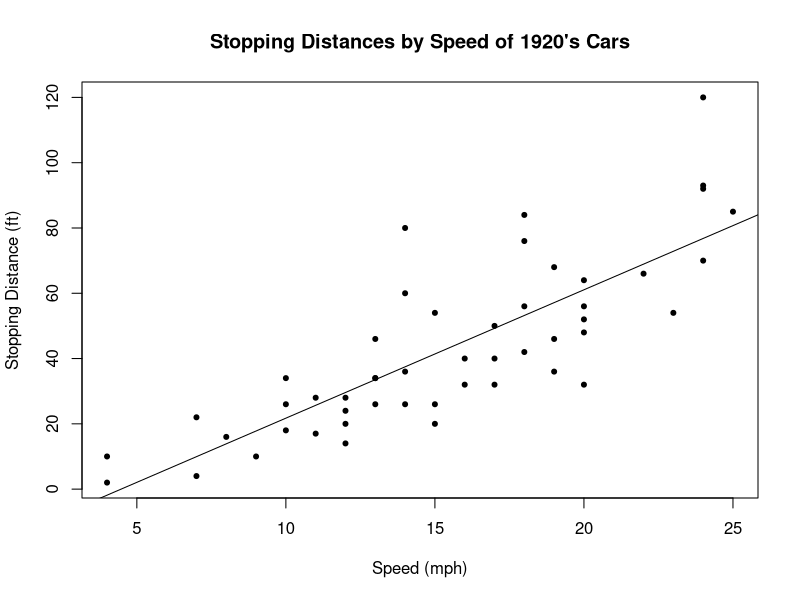
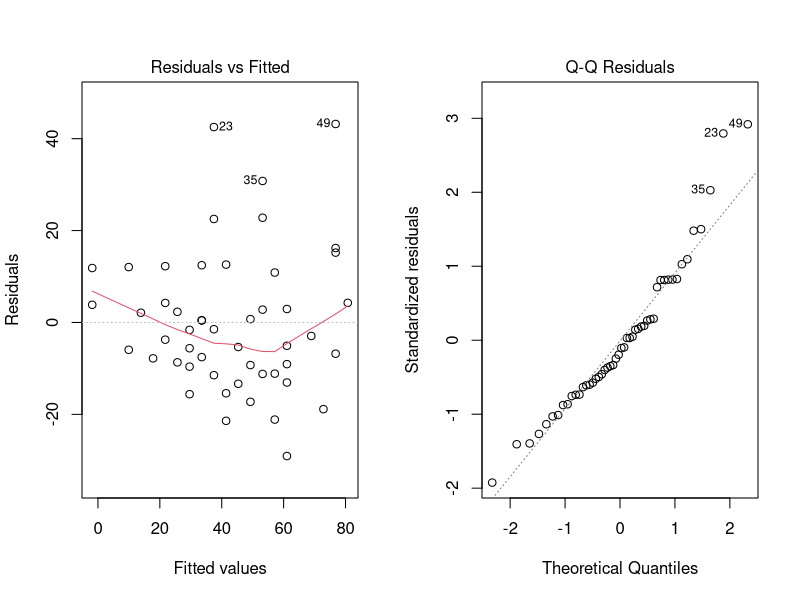
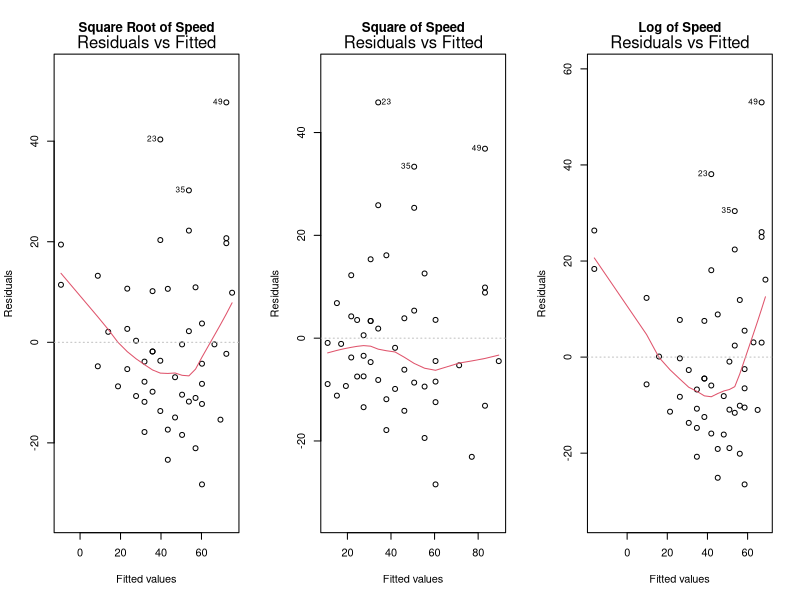
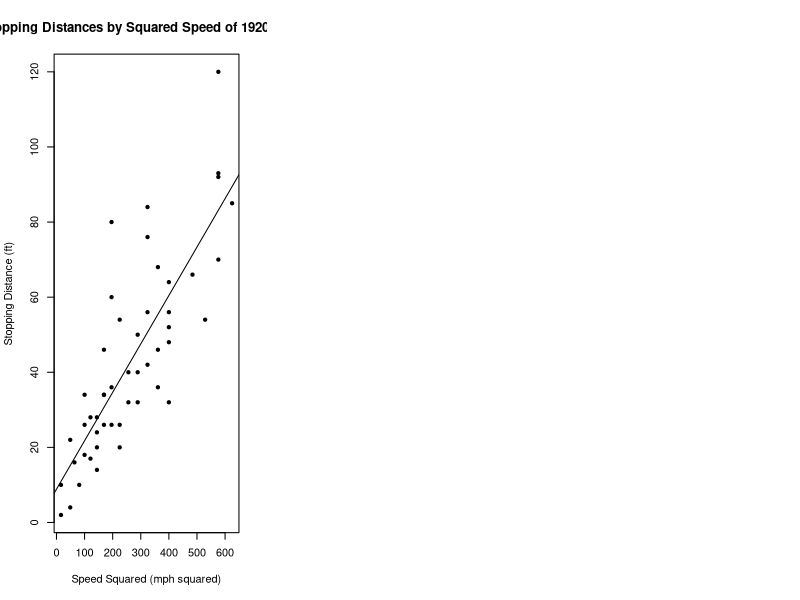
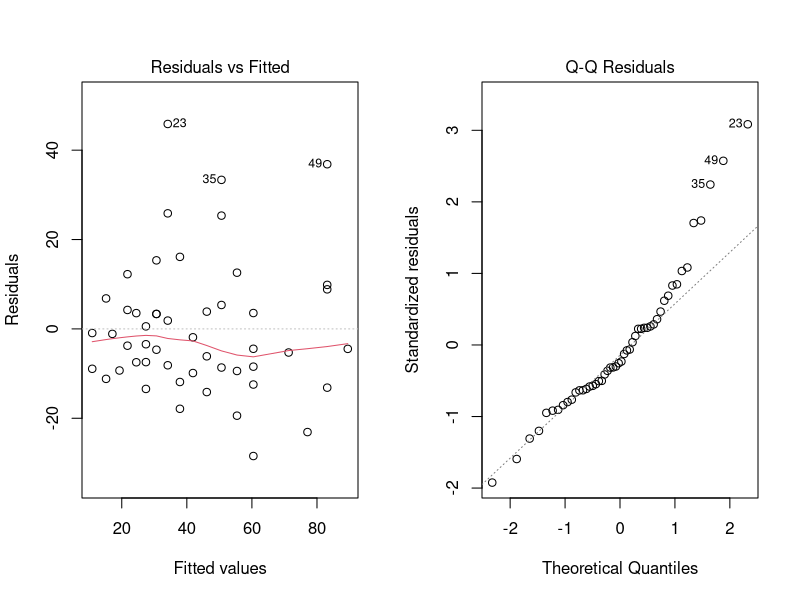

Write R code to recreate these figures, in order.
## ---- chunk 1
plot(dist ~ speed, data=cars, pch=20, 
     xlab="Speed (mph)", ylab="Stopping Distance (ft)",
     main="Stopping Distances by Speed of 1920's Cars")
cars.lm <- lm(dist ~ speed, data=cars)
abline(cars.lm)
## ---- chunk 2
summary(cars.lm)
## ---- chunk 3
par(mfrow=c(1,2))
plot(cars.lm, which=1:2)
## ---- chunk 4
par(mfrow=c(1,3))

cars.lm.t1 <- lm(dist ~ sqrt(speed), data=cars)
plot(cars.lm.t1, which=1, main="Square Root of Speed")

cars.lm.t2 <- lm(dist ~ I(speed^2), data=cars)
plot(cars.lm.t2, which=1, main="Square of Speed")

cars.lm.t3 <- lm(dist ~ log(speed), data=cars)
plot(cars.lm.t3, which=1, main="Log of Speed")
## ---- chunk 5
plot(dist ~ I(speed^2), data=cars, pch=20, 
     xlab="Speed Squared (mph squared)", ylab="Stopping Distance (ft)",
     main="Stopping Distances by Squared Speed of 1920's Cars")
abline(cars.lm.t2)
## ---- chunk 6
par(mfrow=c(1,2))
plot(cars.lm.t2, which=1:2)
